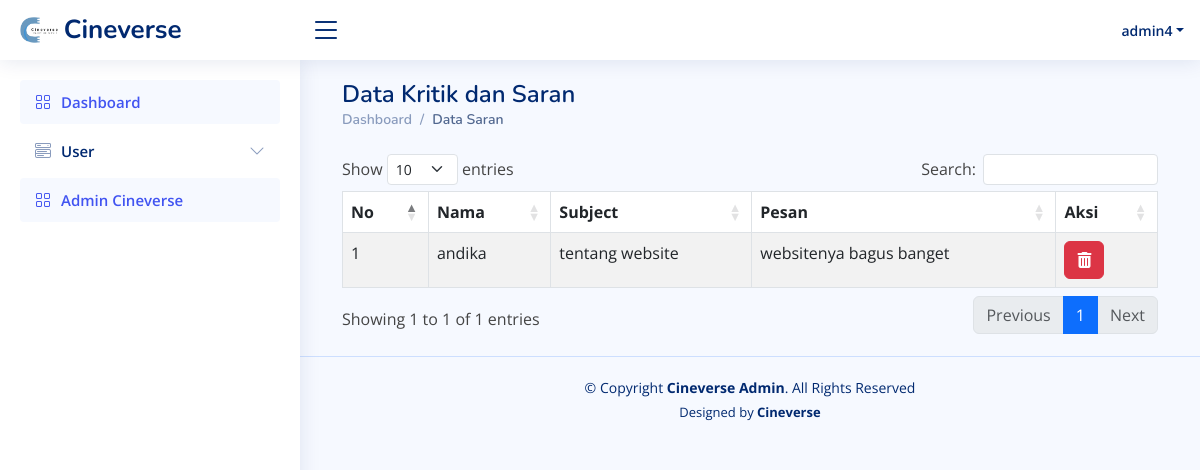
The app's page /admin/kotaksaran/pesan.php (signed in) with its own data.
### tables this page shows
CREATE TABLE `saran` (
  `id_saran` int(11) NOT NULL,
  `username` varchar(30) NOT NULL,
  `subject` varchar(255) NOT NULL,
  `pesan` text NOT NULL
);

### admin/kotaksaran/pesan.php (the view, shortened to what this page needs)
<!DOCTYPE html>
<html lang="en">
<head>
    <link href="../assets/vendor/bootstrap/css/bootstrap.min.css" rel="stylesheet">
    <link href="../assets/vendor/bootstrap-icons/bootstrap-icons.css" rel="stylesheet">
    <link href="../assets/vendor/boxicons/css/boxicons.min.css" rel="stylesheet">
    <link href="../assets/vendor/simple-datatables/style.css" rel="stylesheet">
    <link rel="stylesheet" href="https://cdnjs.cloudflare.com/ajax/libs/twitter-bootstrap/5.3.0/css/bootstrap.min.css">
    <link rel="stylesheet" href="https://cdn.datatables.net/1.13.7/css/dataTables.bootstrap5.min.css">
    <link href="../assets/css/style.css" rel="stylesheet">
</head>
<body>
    <div class="container-fluid mt-5 ">
        <?php
        include "../../config/koneksi.php";
        $query = mysqli_query($conn, "SELECT * FROM saran ORDER BY id_saran ASC");
        ?>
        <header id="header" class="header fixed-top d-flex align-items-center">
            <div class="d-flex align-items-center justify-content-between">
                <a class="logo d-flex align-items-center">
                    <img src="../assets/img/logo.png" alt="">
                    <span class="d-none d-lg-block">Cineverse</span>
                </a>
                <i class="bi bi-list toggle-sidebar-btn"></i>
            </div>
            <nav class="header-nav ms-auto">
                <ul class="d-flex align-items-center">
                    <li class="nav-item dropdown pe-3">
                        <a class="nav-link nav-profile d-flex align-items-center pe-0" href="#" data-bs-toggle="dropdown">
                            <span class="d-none d-md-block dropdown-toggle ps-2"><?php echo $_SESSION["username_admin"] ?></span>
                        </a>
                    </li>
                </ul>
            </nav>
        </header>
        <aside id="sidebar" class="sidebar">
            <ul class="sidebar-nav" id="sidebar-nav">
                <li class="nav-item">
                    <a class="nav-link " href="../dashboard.php">
                        <i class="bi bi-grid"></i>
                        <span>Dashboard</span>
                    </a>
                </li>
                <li class="nav-item">
                    <a class="nav-link collapsed" data-bs-target="#tables-nav" data-bs-toggle="collapse" href="dashboard.php">
                        <i class="bi bi-menu-button-wide"></i><span>User</span><i class="bi bi-chevron-down ms-auto"></i>
                    </a>
                </li>
                <li class="nav-item">
                    <a class="nav-link" href="../admincineverse/admin.php">
                        <i class="bi bi-grid"></i>
                        <span>Admin Cineverse</span>
                    </a>
                </li>
            </ul>
        </aside>
        <main id="main" class="main">
            <div class="pagetitle">
                <h1>Data Kritik dan Saran</h1>
                <nav>
                    <ol class="breadcrumb">
                        <li class="breadcrumb-item"><a href="../dashboard.php">Dashboard</a></li>
                        <li class="breadcrumb-item active">Data Saran</li>
                    </ol>
                </nav>
            </div>
            <div class="table-responsive mt-4">
                <table class="table table-striped table-bordered" id="data-tabel" class="display" style="width:100%">
                    <thead>
                        <tr>
                            <th>No</th>
                            <th>Nama</th>
                            <th>Subject</th>
                            <th>Pesan</th>
                            <th>Aksi</th>
                        </tr>
                    </thead>
                    <tbody> <?php
                            if (mysqli_num_rows($query) > 0) {
                                $no = 1;
                                while ($data = mysqli_fetch_array($query)) {
                            ?> <tr>
                                    <td> <?php echo $no ?></td>
                                    <td> <?php echo $data["username"] ?></td>
                                    <td> <?php echo $data["subject"] ?></td>
                                    <td> <?php echo $data["pesan"] ?></td>
                                    <td> <a class="btn btn-danger" href="proses_hapus.php?id_saran=<?php echo $data["id_saran"] ?>" class="btn-delete" onclick="return confirm('Yakin Data Akan Dihapus?')">
                                            <i class="fa-solid fa-trash-can"></i> </a>
                                    </td>
                                </tr>
                            <?php $no++;
                                } ?>
                        <?php } ?>
                    </tbody>
                </table>
            </div>
        </main>
    </div>
    <footer id="footer" class="footer">
        <div class="copyright">
            &copy; Copyright <strong><span>Cineverse Admin</span></strong>. All Rights Reserved
        </div>
        <div class="credits">
            Designed by <strong><span>Cineverse</span></strong>
        </div>
    </footer>
</body>
</html>

### admin/assets/css/style.css (style rules this page uses)
:root { scroll-behavior: smooth; }
body { font-family: "Open Sans", sans-serif; background: #f6f9ff; color: #444444; }
a { color: #4154f1; text-decoration: none; }
h1, h2, h3, h4, h5, h6 { font-family: "Nunito", sans-serif; }
#main { margin-top: 60px; padding: 20px 30px; transition: all 0.3s; }
.pagetitle { margin-bottom: 10px; }
.pagetitle h1 { font-size: 24px; margin-bottom: 0; font-weight: 600; color: #012970; }
.breadcrumb { font-size: 14px; font-family: "Nunito", sans-serif; color: #899bbd; font-weight: 600; }
.breadcrumb a { color: #899bbd; transition: 0.3s; }
.breadcrumb .breadcrumb-item::before { color: #899bbd; }
.breadcrumb .active { color: #51678f; font-weight: 600; }
.logo { line-height: 1; }
@media (min-width: 1200px) { .logo { width: 280px; } }
.logo img { max-height: 26px; margin-right: 6px; }
.logo span { font-size: 26px; font-weight: 700; color: #012970; font-family: "Nunito", sans-serif; }
.header { transition: all 0.5s; z-index: 997; height: 60px; box-shadow: 0px 2px 20px rgba(1, 41, 112, 0.1); background-color: #fff; padding-left: 20px; }
.header .toggle-sidebar-btn { font-size: 32px; padding-left: 10px; cursor: pointer; color: #012970; }
.header-nav ul { list-style: none; }
.header-nav > ul { margin: 0; padding: 0; }
.header-nav .nav-profile { color: #012970; }
.header-nav .nav-profile span { font-size: 14px; font-weight: 600; }
.sidebar { position: fixed; top: 60px; left: 0; bottom: 0; width: 300px; z-index: 996; transition: all 0.3s; padding: 20px; overflow-y: auto; scrollbar-width: thin; scrollbar-color: #aab7cf transparent; box-shadow: 0px 0px 20px rgba(1, 41, 112, 0.1); background-color: #fff; }
@media (min-width: 1200px) { #main, #footer { margin-left: 300px; } }
.sidebar-nav { padding: 0; margin: 0; list-style: none; }
.sidebar-nav li { padding: 0; margin: 0; list-style: none; }
.sidebar-nav .nav-item { margin-bottom: 5px; }
.sidebar-nav .nav-link { display: flex; align-items: center; font-size: 15px; font-weight: 600; color: #4154f1; transition: 0.3; background: #f6f9ff; padding: 10px 15px; border-radius: 4px; }
.sidebar-nav .nav-link i { font-size: 16px; margin-right: 10px; color: #4154f1; }
.sidebar-nav .nav-link.collapsed { color: #012970; background: #fff; }
.sidebar-nav .nav-link.collapsed i { color: #899bbd; }
.sidebar-nav .nav-link .bi-chevron-down { margin-right: 0; transition: transform 0.2s ease-in-out; }
.footer { padding: 20px 0; font-size: 14px; transition: all 0.3s; border-top: 1px solid #cddfff; }
.footer .copyright { text-align: center; color: #012970; }
.footer .credits { padding-top: 5px; text-align: center; font-size: 13px; color: #012970; }

### records on screen
saran: username "andika", subject "tentang website", pesan "websitenya bagus banget"

### other values on screen
$_SESSION["username_admin"] "admin4"
